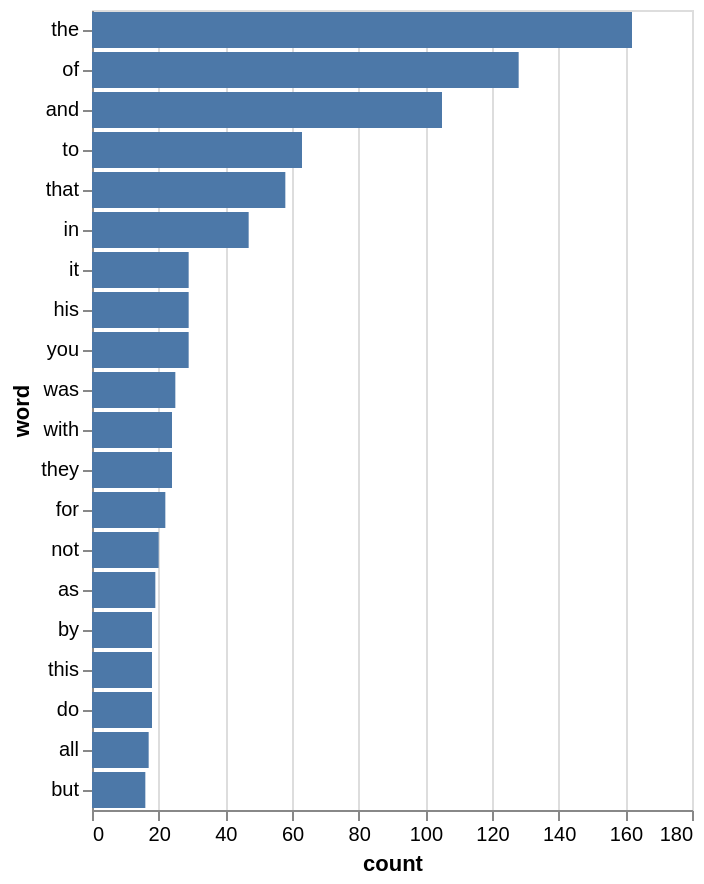

Notebook cell for this chart:
### Markdown cell above
### Bar charts

### Code cell
# dataframe from the word frequencies
df = pd.DataFrame(words_frequency, columns=['word', 'count'])

# focus on the top 20 words
df_top = df[:20]

# horizontal barchart
alt.Chart(df_top).mark_bar().encode( # encoding the chart
    alt.X('count'), # encoding the x-axis with the count of words
    alt.Y('word', sort='-x') # encoding the y-axis with the words, sorted by count in descending order
)

### Figure 1 — Vega-Lite specification as saved in the notebook (floating-point values rounded to 4 significant figures)
{"config": {"view": {"continuousWidth": 300, "continuousHeight": 300}}, "data": {"name": "data-0c2f1361552af6c0da8bf42c53f5182a"}, "mark": {"type": "bar"}, "encoding": {"x": {"field": "count", "type": "quantitative"}, "y": {"field": "word", "sort": "-x", "type": "nominal"}}, "$schema": "https://vega.github.io/schema/vega-lite/v5.20.1.json", "datasets": {"data-0c2f1361552af6c0da8bf42c53f5182a": [{"word": "the", "count": 162}, {"word": "of", "count": 128}, {"word": "and", "count": 105}, {"word": "to", "count": 63}, {"word": "that", "count": 58}, {"word": "in", "count": 47}, {"word": "it", "count": 29}, {"word": "his", "count": 29}, {"word": "you", "count": 29}, {"word": "was", "count": 25}, {"word": "with", "count": 24}, {"word": "they", "count": 24}, {"word": "for", "count": 22}, {"word": "not", "count": 20}, {"word": "as", "count": 19}, {"word": "by", "count": 18}, {"word": "this", "count": 18}, {"word": "do", "count": 18}, {"word": "all", "count": 17}, {"word": "but", "count": 16}]}}
